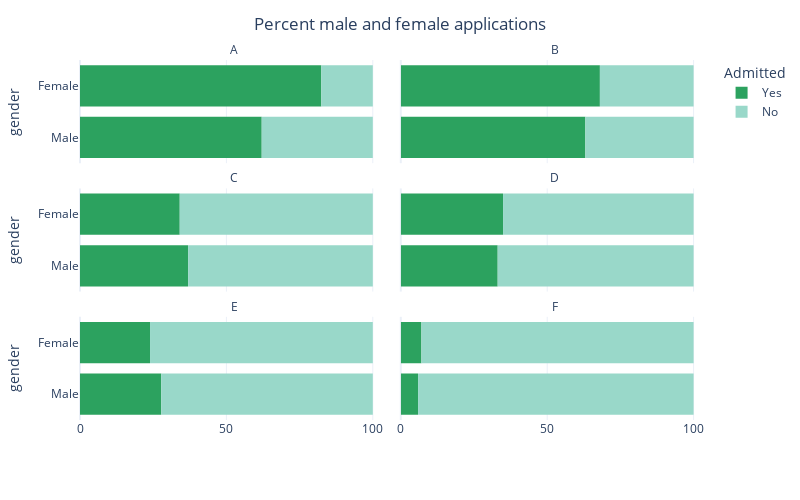

Source (notebook cell):
### Markdown cell above
### Here is a plot of the proportions data

### Code cell
fig = px.histogram(DF_melt,
                   y='gender',
                   x='Number',
                   barnorm = "percent",
                   color='admitted',
                   facet_col='Department',
                   facet_col_wrap=2,
                   color_discrete_map = {'No':'#99d8c9','Yes':'#2ca25f'})

fig.for_each_annotation(lambda a: a.update(text=a.text.split("=")[1]))
fig.update_xaxes(title_text='')

fig.update_layout(title='Percent male and female applications',
                  title_x=0.5,
                  template="plotly_white",
                  xaxis_title="",
                  yaxis_title="gender",
                  legend_title='Admitted',
                  autosize=False,
                  width=800,
                  height=500)

fig.show()

### Figure 1 — Plotly figure (JSON) as saved in the notebook; plotly's stock layout.template omitted (floating-point values rounded to 4 significant figures)
{"data": [{"bingroup": "y", "histfunc": "sum", "hovertemplate": "admitted=Yes<br>Department=A<br>sum of Number (normalized as percent)=%{x}<br>gender=%{y}<extra></extra>", "legendgroup": "Yes", "marker": {"color": "#2ca25f", "pattern": {"shape": ""}}, "name": "Yes", "orientation": "h", "showlegend": true, "type": "histogram", "x": [512, 89], "xaxis": "x5", "y": ["Male", "Female"], "yaxis": "y5"}, {"bingroup": "y", "histfunc": "sum", "hovertemplate": "admitted=Yes<br>Department=B<br>sum of Number (normalized as percent)=%{x}<br>gender=%{y}<extra></extra>", "legendgroup": "Yes", "marker": {"color": "#2ca25f", "pattern": {"shape": ""}}, "name": "Yes", "orientation": "h", "showlegend": false, "type": "histogram", "x": [353, 17], "xaxis": "x6", "y": ["Male", "Female"], "yaxis": "y6"}, {"bingroup": "y", "histfunc": "sum", "hovertemplate": "admitted=Yes<br>Department=C<br>sum of Number (normalized as percent)=%{x}<br>gender=%{y}<extra></extra>", "legendgroup": "Yes", "marker": {"color": "#2ca25f", "pattern": {"shape": ""}}, "name": "Yes", "orientation": "h", "showlegend": false, "type": "histogram", "x": [120, 202], "xaxis": "x3", "y": ["Male", "Female"], "yaxis": "y3"}, {"bingroup": "y", "histfunc": "sum", "hovertemplate": "admitted=Yes<br>Department=D<br>sum of Number (normalized as percent)=%{x}<br>gender=%{y}<extra></extra>", "legendgroup": "Yes", "marker": {"color": "#2ca25f", "pattern": {"shape": ""}}, "name": "Yes", "orientation": "h", "showlegend": false, "type": "histogram", "x": [138, 131], "xaxis": "x4", "y": ["Male", "Female"], "yaxis": "y4"}, {"bingroup": "y", "histfunc": "sum", "hovertemplate": "admitted=Yes<br>Department=E<br>sum of Number (normalized as percent)=%{x}<br>gender=%{y}<extra></extra>", "legendgroup": "Yes", "marker": {"color": "#2ca25f", "pattern": {"shape": ""}}, "name": "Yes", "orientation": "h", "showlegend": false, "type": "histogram", "x": [53, 94], "xaxis": "x", "y": ["Male", "Female"], "yaxis": "y"}, {"bingroup": "y", "histfunc": "sum", "hovertemplate": "admitted=Yes<br>Department=F<br>sum of Number (normalized as percent)=%{x}<br>gender=%{y}<extra></extra>", "legendgroup": "Yes", "marker": {"color": "#2ca25f", "pattern": {"shape": ""}}, "name": "Yes", "orientation": "h", "showlegend": false, "type": "histogram", "x": [22, 24], "xaxis": "x2", "y": ["Male", "Female"], "yaxis": "y2"}, {"bingroup": "y", "histfunc": "sum", "hovertemplate": "admitted=No<br>Department=A<br>sum of Number (normalized as percent)=%{x}<br>gender=%{y}<extra></extra>", "legendgroup": "No", "marker": {"color": "#99d8c9", "pattern": {"shape": ""}}, "name": "No", "orientation": "h", "showlegend": true, "type": "histogram", "x": [313, 19], "xaxis": "x5", "y": ["Male", "Female"], "yaxis": "y5"}, {"bingroup": "y", "histfunc": "sum", "hovertemplate": "admitted=No<br>Department=B<br>sum of Number (normalized as percent)=%{x}<br>gender=%{y}<extra></extra>", "legendgroup": "No", "marker": {"color": "#99d8c9", "pattern": {"shape": ""}}, "name": "No", "orientation": "h", "showlegend": false, "type": "histogram", "x": [207, 8], "xaxis": "x6", "y": ["Male", "Female"], "yaxis": "y6"}, {"bingroup": "y", "histfunc": "sum", "hovertemplate": "admitted=No<br>Department=C<br>sum of Number (normalized as percent)=%{x}<br>gender=%{y}<extra></extra>", "legendgroup": "No", "marker": {"color": "#99d8c9", "pattern": {"shape": ""}}, "name": "No", "orientation": "h", "showlegend": false, "type": "histogram", "x": [205, 391], "xaxis": "x3", "y": ["Male", "Female"], "yaxis": "y3"}, {"bingroup": "y", "histfunc": "sum", "hovertemplate": "admitted=No<br>Department=D<br>sum of Number (normalized as percent)=%{x}<br>gender=%{y}<extra></extra>", "legendgroup": "No", "marker": {"color": "#99d8c9", "pattern": {"shape": ""}}, "name": "No", "orientation": "h", "showlegend": false, "type": "histogram", "x": [279, 244], "xaxis": "x4", "y": ["Male", "Female"], "yaxis": "y4"}, {"bingroup": "y", "histfunc": "sum", "hovertemplate": "admitted=No<br>Department=E<br>sum of Number (normalized as percent)=%{x}<br>gender=%{y}<extra></extra>", "legendgroup": "No", "marker": {"color": "#99d8c9", "pattern": {"shape": ""}}, "name": "No", "orientation": "h", "showlegend": false, "type": "histogram", "x": [138, 299], "xaxis": "x", "y": ["Male", "Female"], "yaxis": "y"}, {"bingroup": "y", "histfunc": "sum", "hovertemplate": "admitted=No<br>Department=F<br>sum of Number (normalized as percent)=%{x}<br>gender=%{y}<extra></extra>", "legendgroup": "No", "marker": {"color": "#99d8c9", "pattern": {"shape": ""}}, "name": "No", "orientation": "h", "showlegend": false, "type": "histogram", "x": [351, 317], "xaxis": "x2", "y": ["Male", "Female"], "yaxis": "y2"}], "layout": {"annotations": [{"font": {}, "showarrow": false, "text": "E", "x": 0.245, "xanchor": "center", "xref": "paper", "y": 0.2867, "yanchor": "bottom", "yref": "paper"}, {"font": {}, "showarrow": false, "text": "F", "x": 0.755, "xanchor": "center", "xref": "paper", "y": 0.2867, "yanchor": "bottom", "yref": "paper"}, {"font": {}, "showarrow": false, "text": "C", "x": 0.245, "xanchor": "center", "xref": "paper", "y": 0.6433, "yanchor": "bottom", "yref": "paper"}, {"font": {}, "showarrow": false, "text": "D", "x": 0.755, "xanchor": "center", "xref": "paper", "y": 0.6433, "yanchor": "bottom", "yref": "paper"}, {"font": {}, "showarrow": false, "text": "A", "x": 0.245, "xanchor": "center", "xref": "paper", "y": 1.0, "yanchor": "bottom", "yref": "paper"}, {"font": {}, "showarrow": false, "text": "B", "x": 0.755, "xanchor": "center", "xref": "paper", "y": 1.0, "yanchor": "bottom", "yref": "paper"}], "autosize": false, "barmode": "relative", "barnorm": "percent", "height": 500, "legend": {"title": {"text": "Admitted"}, "tracegroupgap": 0}, "margin": {"t": 60}, "title": {"text": "Percent male and female applications", "x": 0.5}, "width": 800, "xaxis": {"anchor": "y", "domain": [0, 0.49], "title": {"text": ""}}, "xaxis2": {"anchor": "y2", "domain": [0.51, 1], "matches": "x", "title": {"text": ""}}, "xaxis3": {"anchor": "y3", "domain": [0, 0.49], "matches": "x", "showticklabels": false, "title": {"text": ""}}, "xaxis4": {"anchor": "y4", "domain": [0.51, 1], "matches": "x", "showticklabels": false, "title": {"text": ""}}, "xaxis5": {"anchor": "y5", "domain": [0, 0.49], "matches": "x", "showticklabels": false, "title": {"text": ""}}, "xaxis6": {"anchor": "y6", "domain": [0.51, 1], "matches": "x", "showticklabels": false, "title": {"text": ""}}, "yaxis": {"anchor": "x", "domain": [0, 0.2867], "title": {"text": "gender"}}, "yaxis2": {"anchor": "x2", "domain": [0, 0.2867], "matches": "y", "showticklabels": false}, "yaxis3": {"anchor": "x3", "domain": [0.3567, 0.6433], "matches": "y", "title": {"text": "gender"}}, "yaxis4": {"anchor": "x4", "domain": [0.3567, 0.6433], "matches": "y", "showticklabels": false}, "yaxis5": {"anchor": "x5", "domain": [0.7133, 1.0], "matches": "y", "title": {"text": "gender"}}, "yaxis6": {"anchor": "x6", "domain": [0.7133, 1.0], "matches": "y", "showticklabels": false}}}
